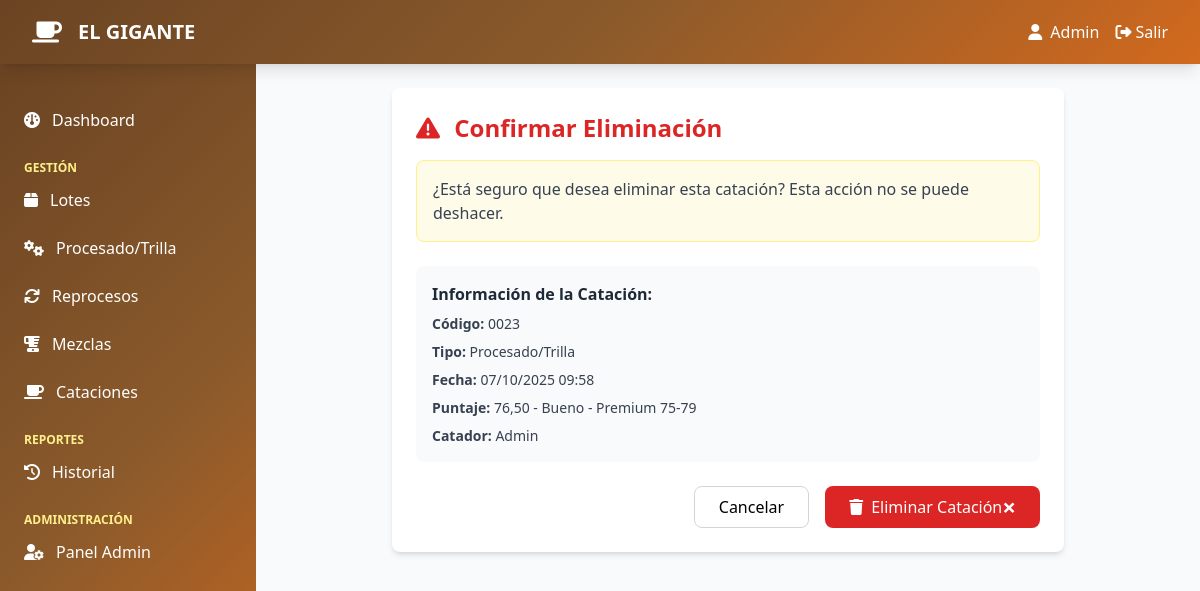
The page /cataciones/1/eliminar/ (signed in) on the database its author committed.
### beneficio/models.py (models this page shows, shortened)
class Catacion(models.Model):
    TIPO_MUESTRA = [
        ('lote', 'Lote'),
        ('procesado', 'Procesado/Trilla'),
        ('reproceso', 'Reproceso'),
        ('mezcla', 'Mezcla'),
    ]
    TIPO_TUESTE = [
        ('claro', 'Claro (Agtron 65-75)'),
        ('medio', 'Medio (Agtron 55-65)'),
        ('oscuro', 'Oscuro (Agtron 45-55)'),
    ]
    tipo_muestra = models.CharField(max_length=20, choices=TIPO_MUESTRA)
    lote = models.ForeignKey(Lote, on_delete=models.CASCADE, null=True, blank=True, related_name='cataciones')
    procesado = models.ForeignKey(Procesado, on_delete=models.CASCADE, null=True, blank=True, related_name='cataciones')
    reproceso = models.ForeignKey(Reproceso, on_delete=models.CASCADE, null=True, blank=True, related_name='cataciones')
    mezcla = models.ForeignKey(Mezcla, on_delete=models.CASCADE, null=True, blank=True, related_name='cataciones')
    codigo_muestra = models.CharField(max_length=50, unique=True)
    fecha_catacion = models.DateTimeField(default=timezone.now)
    catador = models.ForeignKey(User, on_delete=models.SET_NULL, null=True, related_name='cataciones_realizadas')
    peso_muestra_g = models.DecimalField(max_digits=5, decimal_places=2, default=8.25)
    temperatura_agua = models.DecimalField(max_digits=4, decimal_places=1, default=93.0)
    tiempo_infusion = models.IntegerField(default=4)
    tipo_tueste = models.CharField(max_length=20, choices=TIPO_TUESTE, default='medio')
    humedad_grano = models.DecimalField(max_digits=4, decimal_places=2, null=True, blank=True)
    fragancia_aroma = models.DecimalField(max_digits=4, decimal_places=2, null=True, blank=True)
    sabor = models.DecimalField(max_digits=4, decimal_places=2, null=True, blank=True)
    sabor_residual = models.DecimalField(max_digits=4, decimal_places=2, null=True, blank=True)
    acidez = models.DecimalField(max_digits=4, decimal_places=2, null=True, blank=True)
    cuerpo = models.DecimalField(max_digits=4, decimal_places=2, null=True, blank=True)
    uniformidad = models.DecimalField(max_digits=4, decimal_places=2, default=10)
    balance = models.DecimalField(max_digits=4, decimal_places=2, null=True, blank=True)
    taza_limpia = models.DecimalField(max_digits=4, decimal_places=2, default=10)
    dulzor = models.DecimalField(max_digits=4, decimal_places=2, default=10)
    puntaje_catador = models.DecimalField(max_digits=4, decimal_places=2, null=True, blank=True)
    puntaje_total = models.DecimalField(max_digits=5, decimal_places=2, default=0)
    notas_positivas = models.TextField(blank=True)
    notas_negativas = models.TextField(blank=True)
    comentarios = models.TextField(blank=True)
    clasificacion = models.CharField(max_length=50, blank=True)
    created_at = models.DateTimeField(auto_now_add=True)
    updated_at = models.DateTimeField(auto_now=True)
    class Meta:
        ordering = ['-fecha_catacion']
        verbose_name = "Catación"
        verbose_name_plural = "Cataciones"

### beneficio/views.py (the view)
# urls.py: path('cataciones/<int:pk>/eliminar/', views.eliminar_catacion, name='eliminar_catacion'),
@login_required
def eliminar_catacion(request, pk):
    catacion = get_object_or_404(Catacion, pk=pk)
    if request.method == 'POST':
        catacion.delete()
        messages.success(request, 'Catación eliminada exitosamente')
        return redirect('lista_cataciones')
    context = {
        'catacion': catacion,
    }
    return render(request, 'beneficio/catacion/eliminar.html', context)

### beneficio/templates/beneficio/catacion/eliminar.html (shortened to what this page needs)
{% extends 'base.html' %}
{% block content %}
<div class="max-w-2xl mx-auto space-y-6">
    <div class="bg-white rounded-lg shadow-md p-6">
        <h2 class="text-2xl font-bold text-red-600 mb-4">
            <i class="fas fa-exclamation-triangle mr-2"></i>
            Confirmar Eliminación
        </h2>
        <div class="bg-yellow-50 border border-yellow-200 rounded-lg p-4 mb-6">
            <p class="text-gray-700">
                ¿Está seguro que desea eliminar esta catación? Esta acción no se puede deshacer.
            </p>
        </div>
        <div class="bg-gray-50 p-4 rounded-lg mb-6">
            <h3 class="font-bold text-gray-800 mb-2">Información de la Catación:</h3>
            <ul class="space-y-2 text-sm text-gray-700">
                <li><strong>Código:</strong> {{ catacion.codigo_muestra }}</li>
                <li><strong>Tipo:</strong> {{ catacion.get_tipo_muestra_display }}</li>
                <li><strong>Fecha:</strong> {{ catacion.fecha_catacion|date:"d/m/Y H:i" }}</li>
                <li><strong>Puntaje:</strong> {{ catacion.puntaje_total }} - {{ catacion.clasificacion }}</li>
                <li><strong>Catador:</strong> {{ catacion.catador.username }}</li>
            </ul>
        </div>
        <form method="post" class="flex justify-end space-x-4">
            <a href="{% url 'lista_cataciones' %}"
               class="px-6 py-2 border border-gray-300 rounded-lg hover:bg-gray-50 transition">
                Cancelar
            </a>
            <button type="submit"
                    class="px-6 py-2 bg-red-600 text-white rounded-lg hover:bg-red-700 transition">
                <i class="fas fa-trash mr-2"></i>Eliminar Catación
            </button>
        </form>
    </div>
</div>
{% endblock %}

### beneficio/templates/base.html (shortened to what this page needs)
<!DOCTYPE html>
<html lang="es">
<head>
    <script src="https://cdn.tailwindcss.com"></script>
    <link rel="stylesheet" href="https://cdnjs.cloudflare.com/ajax/libs/font-awesome/6.4.0/css/all.min.css">
</head>
<body class="bg-gray-50">
    {% if user.is_authenticated %}
    <nav class="coffee-gradient shadow-lg fixed top-0 w-full z-50">
        <div class="max-w-7xl mx-auto px-4 sm:px-6 lg:px-8">
            <div class="flex items-center justify-between h-16">
                <div class="flex items-center">
                    <div class="flex-shrink-0">
                        <i class="fas fa-coffee text-white text-2xl"></i>
                    </div>
                    <div class="ml-4">
                        <h1 class="text-white text-xl font-bold">EL GIGANTE</h1>
                    </div>
                </div>
                <div class="flex items-center space-x-4">
                    <span class="text-white">
                        <i class="fas fa-user mr-2"></i>{{ user.username }}
                    </span>
                    <a href="{% url 'logout' %}" class="text-white hover:text-yellow-200 transition">
                        <i class="fas fa-sign-out-alt mr-1"></i>Salir
                    </a>
                </div>
            </div>
        </div>
    </nav>
    <div class="flex min-h-screen pt-16">
        <div class="w-64 coffee-gradient text-white fixed h-full top-16 overflow-y-auto">
            <nav class="mt-8 pb-8">
                <a href="{% url 'dashboard' %}" class="block px-6 py-3 sidebar-hover">
                    <i class="fas fa-dashboard mr-3"></i>Dashboard
                </a>
                <div class="mt-4 px-6">
                    <p class="text-xs uppercase text-yellow-200 font-semibold">Gestión</p>
                </div>
                <a href="{% url 'lista_lotes' %}" class="block px-6 py-3 sidebar-hover">
                    <i class="fas fa-box mr-3"></i>Lotes
                </a>
                <a href="{% url 'lista_procesados' %}" class="block px-6 py-3 sidebar-hover">
                    <i class="fas fa-cogs mr-3"></i>Procesado/Trilla
                </a>
                <a href="{% url 'lista_reprocesos' %}" class="block px-6 py-3 sidebar-hover">
                    <i class="fas fa-sync mr-3"></i>Reprocesos
                </a>
                <a href="{% url 'lista_mezclas' %}" class="block px-6 py-3 sidebar-hover">
                    <i class="fas fa-blender mr-3"></i>Mezclas
                </a>
                <a href="{% url 'lista_cataciones' %}" class="block px-6 py-3 sidebar-hover">
                    <i class="fas fa-coffee mr-3"></i>Cataciones
                </a>
                <div class="mt-4 px-6">
                    <p class="text-xs uppercase text-yellow-200 font-semibold">Reportes</p>
                </div>
                <a href="{% url 'historial' %}" class="block px-6 py-3 sidebar-hover">
                    <i class="fas fa-history mr-3"></i>Historial
                </a>
                {% if user.is_superuser %}
                <div class="mt-4 px-6">
                    <p class="text-xs uppercase text-yellow-200 font-semibold">Administración</p>
                </div>
                <a href="/admin/" class="block px-6 py-3 sidebar-hover">
                    <i class="fas fa-user-cog mr-3"></i>Panel Admin
                </a>
                {% endif %}
            </nav>
        </div>
        <div class="flex-1 ml-64">
            <main class="p-6">
                {% block content %}{% endblock %}
            </main>
        </div>
    </div>
    {% endif %}
</body>
</html>

### beneficio/templates/base.html (style rules this page uses)
.coffee-gradient { background: linear-gradient(135deg, #6B4423 0%, #8B5A2B 50%, #D2691E 100%); }

### rows shown on the page
Catacion: codigo_muestra "0023", tipo_muestra "Procesado/Trilla", fecha_catacion "07/10/2025 09:58", puntaje_total "76,50", clasificacion "Bueno - Premium 75-79", catador.username "Admin"

### other values the page prints
{{ user.username }} "Admin"
